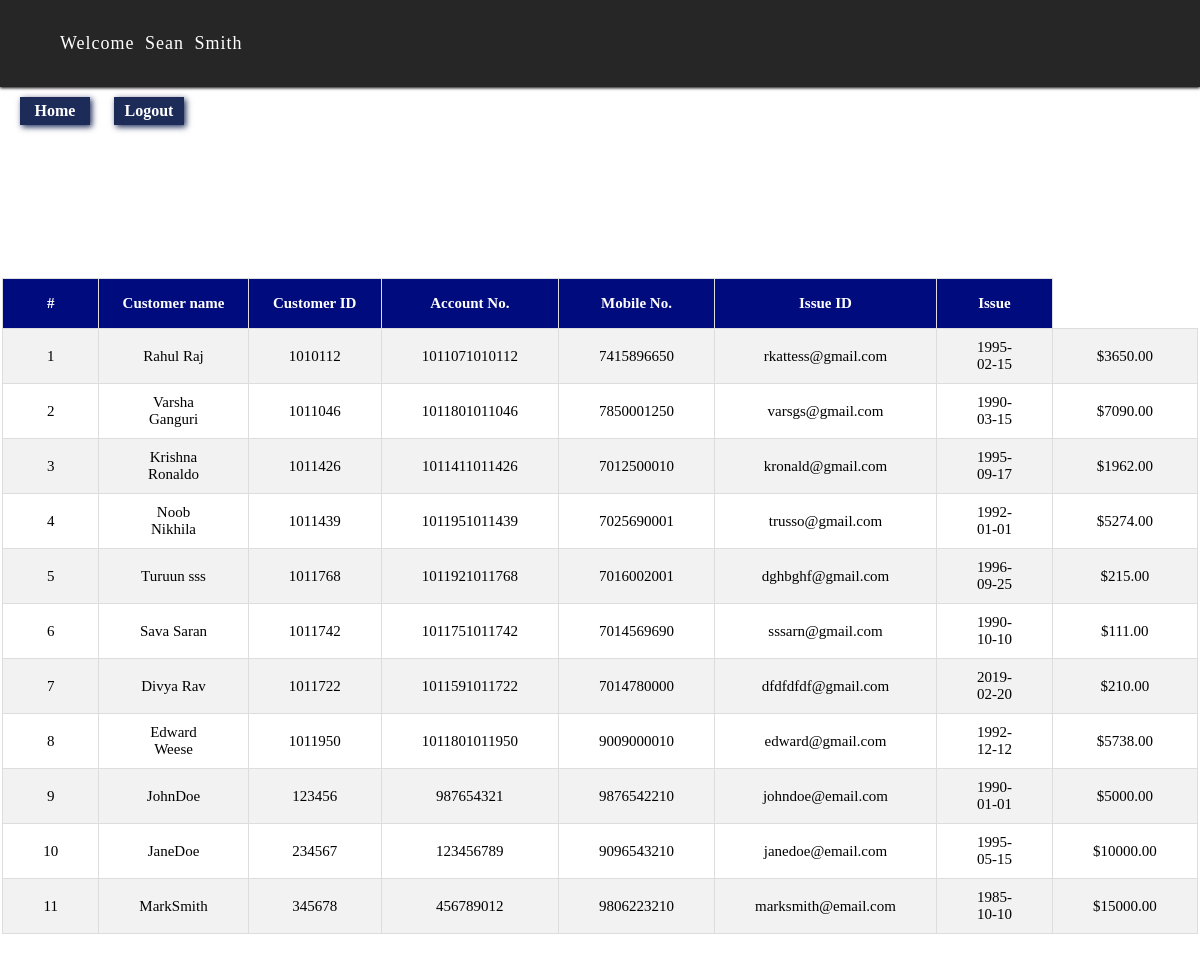
The app's page /Code/new_issues.php (signed in) with its own data.
### tables this page shows
CREATE TABLE `bank_customers` (
  `Id` int(100) NOT NULL,
  `Username` varchar(20) DEFAULT NULL,
  `Password` varchar(15) DEFAULT NULL,
  `Customer_Photo` longblob,
  `Photo_name` varchar(500) DEFAULT NULL,
  `Customer_ID` varchar(20) DEFAULT NULL,
  `Gender` varchar(10) NOT NULL,
  `Landline_no` varchar(10) NOT NULL,
  `Home_Addr` varchar(100) NOT NULL,
  `Office_Addr` varchar(255) NOT NULL,
  `Country` varchar(255) NOT NULL,
  `State` varchar(255) NOT NULL,
  `City` varchar(255) NOT NULL,
  `Pin_code` varchar(255) NOT NULL,
  `Account_no` varchar(20) DEFAULT NULL,
  `Branch` varchar(50) DEFAULT NULL,
  `IFSC_Code` varchar(50) DEFAULT NULL,
  `SSN` varchar(10) DEFAULT NULL,
  `CITIZENSHIP` varchar(50) DEFAULT NULL,
  `Current_Balance` float(100,2) DEFAULT NULL,
  `LastTransaction` int(20) DEFAULT '0',
  `Mobile_no` varchar(20) DEFAULT NULL,
  `Email_ID` varchar(50) DEFAULT 'Nil',
  `Debit_Card_No` varchar(50) DEFAULT NULL,
  `Debit_Card_Pin` int(4) DEFAULT NULL,
  `CVV` int(3) DEFAULT NULL,
  `DOB` varchar(20) DEFAULT NULL,
  `Area_Loc` varchar(255) DEFAULT NULL,
  `Nominee_name` varchar(255) DEFAULT NULL,
  `Nominee_ac_no` varchar(255) DEFAULT NULL,
  `Last_Login` varchar(50) DEFAULT NULL,
  `Ac_Opening_Date` varchar(255) DEFAULT NULL,
  `Account_Status` varchar(10) NOT NULL,
  `Account_type` varchar(20) NOT NULL
);

### Code/new_issues.php (the view)
<html>
<head><title>New Issues</title>
</head>
<link rel="stylesheet" type="text/css" href="css/style.css"/>
<body>
<?php
	include 'Emp_profile_header.php' ;
	include 'database_conn.php';
?>
<div class="new_issues_container">
<table border="1px" cellpadding="10">
			   <th>#</th>
			   <th>Customer name</th>
			   <th>Customer ID</th>
			   <th>Account No.</th>
			   <th>Mobile No.</th>
               <th>Issue ID</th>
               <th>Issue</th>
<?php
	$sql = "SELECT * from bank_customers";
	$result = $conn->query($sql);
	if ($result->num_rows > 0) {
			  $Sl_no = 1;
		while($row = $result->fetch_assoc()) {
		echo '
			<tr>
			<td>'.$Sl_no++.'</td>
			<td>'.$row['Username'].'</td>
			<td>'.$row['Customer_ID'].'</td>
			<td>'.$row['Account_no'].'</td>
			<td>'.$row['Mobile_no'].'</td>
			<td>'.$row['Email_ID'].'</td>
			<td>'.$row['DOB'].'</td>
			<td>$'.$row['Current_Balance'].'</td>
			</tr>';
	}
}
?>
</table>
</div>
</body>
</html>

### Code/css/style.css (style rules this page uses)
* { margin: 0px; }
body { font-family: verdana, "Helvetica Neue", Helvetica, Arial, sans-serif; }
body { font-family: verdana, "Helvetica Neue", Helvetica, Arial, sans-serif; margin: 0px; width: 100%; }
* { font-family: verdana; }
body { margin: 0px; }
table { margin: 10% auto; margin-bottom: 5%; width: 100%; font-size: 15px; border-collapse: collapse; border: 1px rgb(221, 221, 221); text-align: center; }
table th { color: white; height: 50px; background-color: #0f007d; }
tr:nth-child(even) { background-color: rgb(242, 242, 242); }
tr:nth-child(odd) { background-color: white; }
td { padding-left: 40px; padding-right: 40px; }
table { margin: 10% auto; width: 80%; font-size: 15px; border-collapse: collapse; border: 1px rgb(221, 221, 221); text-align: center; }
table th { color: white; height: 50px; background-color: #13007d; }
table { width: 200%; font-size: 15px; border-collapse: collapse; border: 1px rgb(221, 221, 221); text-align: center; width:100vh; }
table th { color: white; height: 50px; background-color: #000c7d; }

### records on screen
bank_customers: Username "Rahul Raj", Customer_ID "1010112", Account_no "1011071010112", Mobile_no "7415896650", Email_ID "rkattess@gmail.com", DOB "1995-02-15", Current_Balance "3650.00"
bank_customers: Username "Varsha Ganguri", Customer_ID "1011046", Account_no "1011801011046", Mobile_no "7850001250", Email_ID "varsgs@gmail.com", DOB "1990-03-15", Current_Balance "7090.00"
bank_customers: Username "Krishna Ronaldo", Customer_ID "1011426", Account_no "1011411011426", Mobile_no "7012500010", Email_ID "kronald@gmail.com", DOB "1995-09-17", Current_Balance "1962.00"
bank_customers: Username "Noob Nikhila", Customer_ID "1011439", Account_no "1011951011439", Mobile_no "7025690001", Email_ID "trusso@gmail.com", DOB "1992-01-01", Current_Balance "5274.00"
bank_customers: Username "Turuun sss", Customer_ID "1011768", Account_no "1011921011768", Mobile_no "7016002001", Email_ID "dghbghf@gmail.com", DOB "1996-09-25", Current_Balance "215.00"
bank_customers: Username "Sava Saran", Customer_ID "1011742", Account_no "1011751011742", Mobile_no "7014569690", Email_ID "sssarn@gmail.com", DOB "1990-10-10", Current_Balance "111.00"
bank_customers: Username "Divya Rav", Customer_ID "1011722", Account_no "1011591011722", Mobile_no "7014780000", Email_ID "dfdfdfdf@gmail.com", DOB "2019-02-20", Current_Balance "210.00"
bank_customers: Username "Edward Weese", Customer_ID "1011950", Account_no "1011801011950", Mobile_no "9009000010", Email_ID "edward@gmail.com", DOB "1992-12-12", Current_Balance "5738.00"
bank_customers: Username "JohnDoe", Customer_ID "123456", Account_no "987654321", Mobile_no "9876542210", Email_ID "johndoe@email.com", DOB "1990-01-01", Current_Balance "5000.00"
bank_customers: Username "JaneDoe", Customer_ID "234567", Account_no "123456789", Mobile_no "9096543210", Email_ID "janedoe@email.com", DOB "1995-05-15", Current_Balance "10000.00"
bank_customers: Username "MarkSmith", Customer_ID "345678", Account_no "456789012", Mobile_no "9806223210", Email_ID "marksmith@email.com", DOB "1985-10-10", Current_Balance "15000.00"

### other values on screen
$_SESSION['staff_name'] "Sean Smith"
